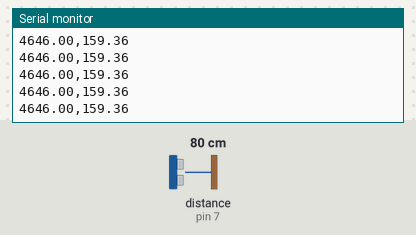
Simulated run of this sketch. Board: Arduino Uno, built with avr-gcc and run on an emulated ATmega328P. Shown: the last lines printed to the serial monitor. Wiring (inferred from the names in the program): ultrasonic range finder: trigger pin 2; echo pin 7. Inputs (shaded band) come from the test bench; at power-on: distance to the obstacle (sensor on pin 7) 80 cm. The echo pulse lasts 58.3 µs per cm.

Above: at 1.2 s.
1.3 s: distance to the obstacle (sensor on pin 7) set to 9 cm
At 2.3 s:
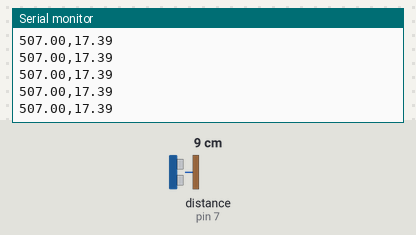
4.3 s: distance to the obstacle (sensor on pin 7) set to 2 cm
At 5.2 s:
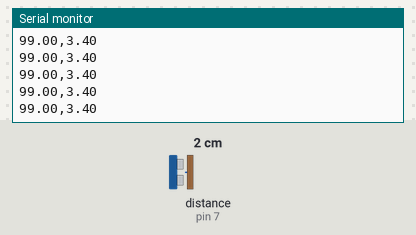
Timing chart, 0 to 7.3 s (numbered marks = the images above; inputs shaded):
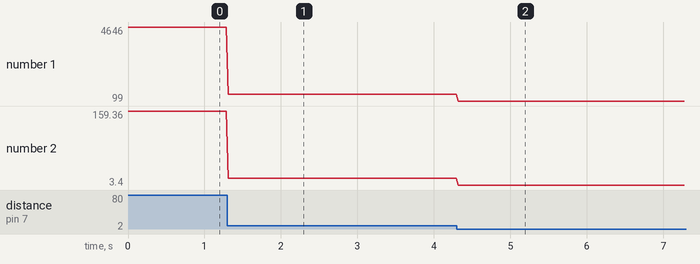

Measured:
- after the input at 1.3 s, the serial monitor: prints a new line at once (image 1)
- after the input at 4.3 s, the serial monitor: prints a new line at once (image 2)
- plotted number 1: 4646 → 507 after the input at 1.3 s, 507 → 99 after the input at 4.3 s
- plotted number 2: 159.36 → 17.39 after the input at 1.3 s, 17.39 → 3.4 after the input at 4.3 s

The sketch:

Ultrasonic_Sensor.ino
```cpp
int trigger=2;
int echo=7;
float pingTravelTime;
float distance;
void setup() {
  // put your setup code here, to run once:
pinMode(trigger, OUTPUT);
pinMode(echo, INPUT);
Serial.begin(9600);

}

void loop() {
  // put your main code here, to run repeatedly:
digitalWrite(trigger,LOW);
delayMicroseconds(10);
digitalWrite(trigger,HIGH);
delayMicroseconds(10);
digitalWrite(trigger,LOW);
pingTravelTime=pulseIn(echo,HIGH);
Serial.print(pingTravelTime);
distance = pingTravelTime*343/10000;
Serial.print(",");
Serial.println(distance);
delay(25);


}
```
